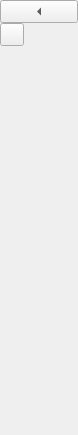
<?xml version="1.0" encoding="UTF-8"?>
<ui version="4.0">
 <class>SnapTools</class>
 <widget class="QWidget" name="SnapTools">
  <property name="geometry">
   <rect>
    <x>0</x>
    <y>0</y>
    <width>78</width>
    <height>435</height>
   </rect>
  </property>
  <property name="windowTitle">
   <string>Form</string>
  </property>
  <layout class="QHBoxLayout" name="horizontalLayout">
   <property name="spacing">
    <number>0</number>
   </property>
   <property name="sizeConstraint">
    <enum>QLayout::SetNoConstraint</enum>
   </property>
   <property name="margin">
    <number>0</number>
   </property>
   <item>
    <layout class="QGridLayout" name="grid">
     <property name="margin">
      <number>0</number>
     </property>
     <property name="spacing">
      <number>0</number>
     </property>
     <item row="1" column="0">
      <widget class="QToolButton" name="Point1P"/>
     </item>
     <item row="2" column="0">
      <spacer name="verticalSpacer">
       <property name="orientation">
        <enum>Qt::Vertical</enum>
       </property>
       <property name="sizeHint" stdset="0">
        <size>
         <width>20</width>
         <height>40</height>
        </size>
       </property>
      </spacer>
     </item>
     <item row="1" column="1">
      <spacer name="horizontalSpacer">
       <property name="orientation">
        <enum>Qt::Horizontal</enum>
       </property>
       <property name="sizeHint" stdset="0">
        <size>
         <width>40</width>
         <height>20</height>
        </size>
       </property>
      </spacer>
     </item>
     <item row="0" column="0" colspan="2">
      <widget class="QToolButton" name="MainMenu">
       <property name="sizePolicy">
        <sizepolicy hsizetype="Expanding" vsizetype="Fixed">
         <horstretch>0</horstretch>
         <verstretch>0</verstretch>
        </sizepolicy>
       </property>
       <property name="arrowType">
        <enum>Qt::LeftArrow</enum>
       </property>
      </widget>
     </item>
    </layout>
   </item>
  </layout>
 </widget>
 <resources/>
 <connections/>
</ui>
